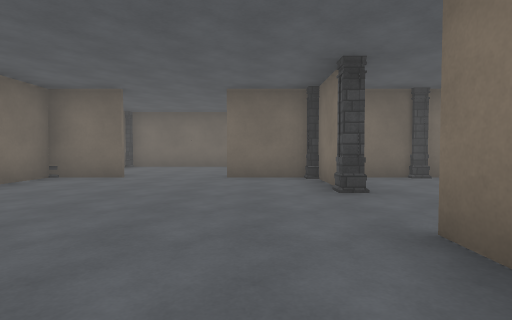
View 1 (above)

18 first-person views from a walk through a scene from a Unity 3-D project. The camera is 1.2 m above the floor, tilts 2° down and sees 80° across. The floor is counted in squares, 2 m on a side. Each view is taken from the middle of a square. On the plan, view 1 faces up. The plan holds only what a view shows up to about 9 squares ahead; the rest is blank. Some animated figures are left out. Surface patterns are stand-ins for the level's own textures.

View 2
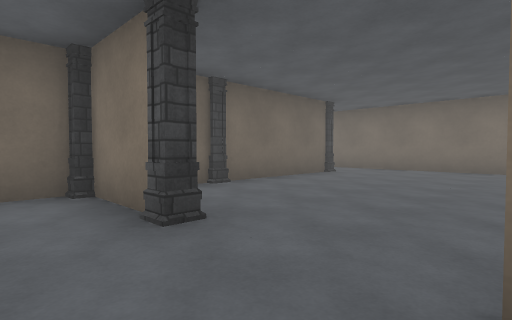

View 3
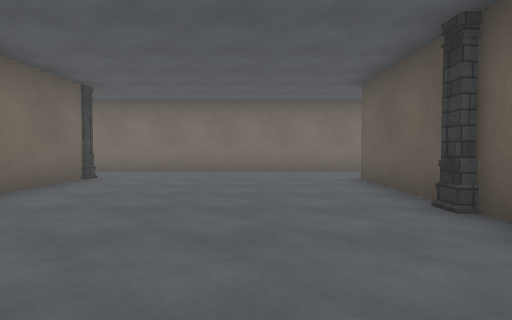

View 4
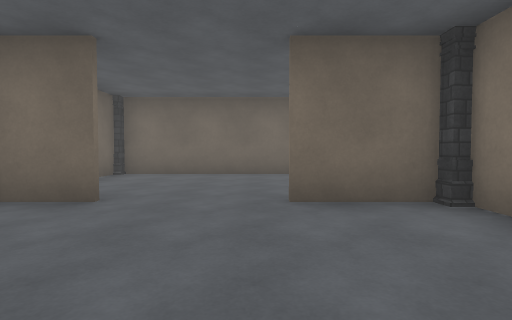

View 5
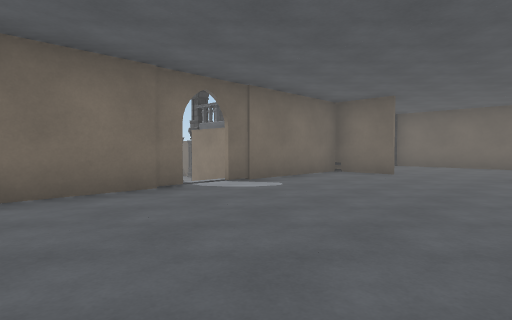

View 6
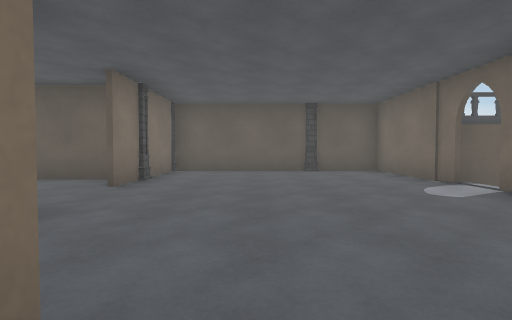

View 7
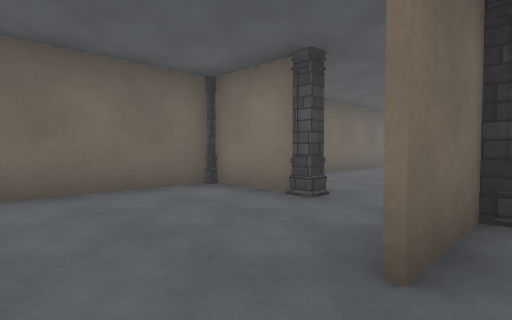

View 8
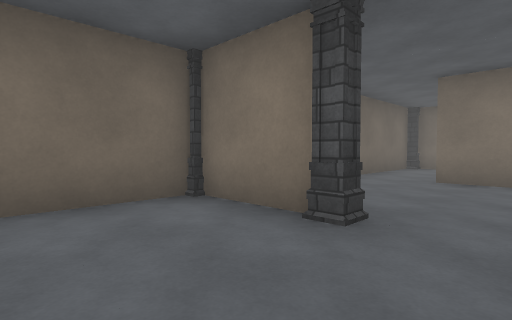

View 9
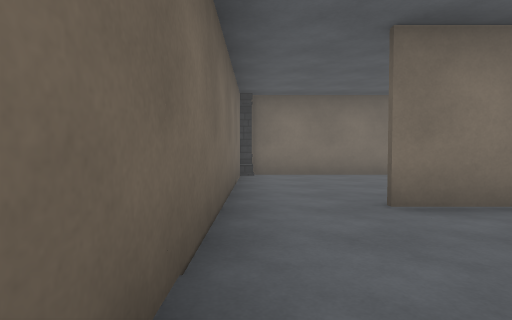

View 10
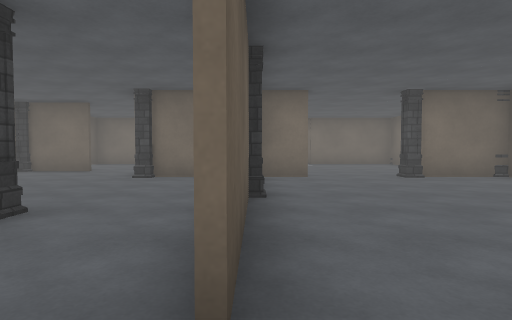

View 11
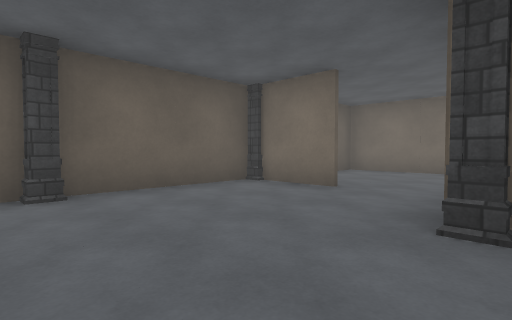

View 12
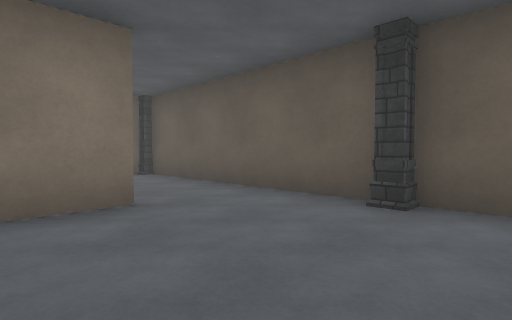

View 13
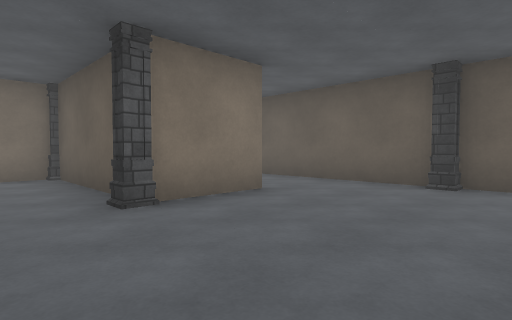

View 14
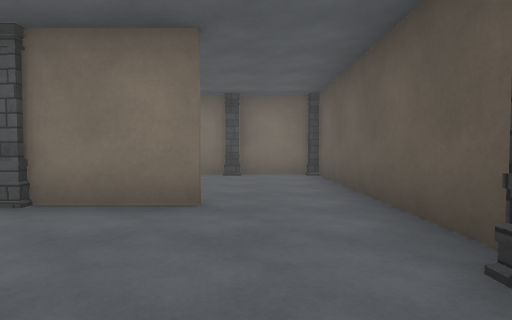

View 15
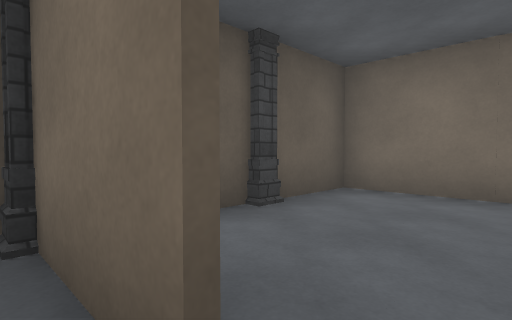

View 16
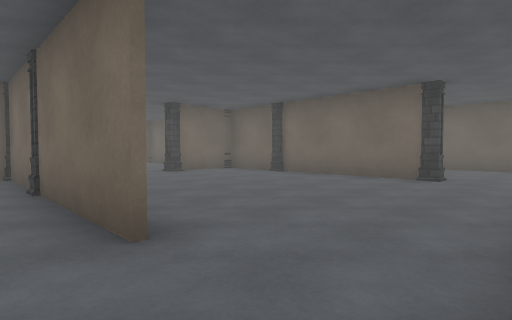

View 17
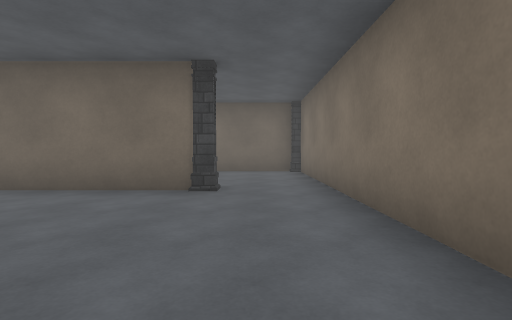

View 18
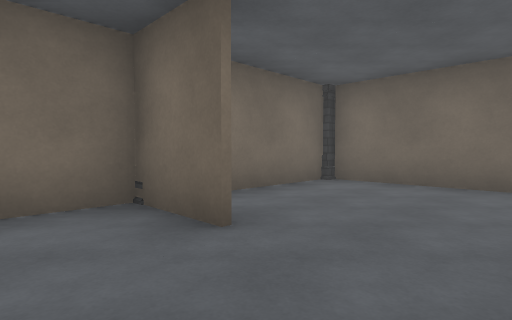

### Floor plan
Points are (right, up) in squares from view 1. A wall is a line through its corners. A room is listed if a view was taken in it or the views show most of it. See-through windows are left out.
Room 1 (views 1, 2, 3, 4, 5, 6, 7, 8, 9, 10, 17, 18)
walls: (1.3, 4.6) (1.3, 5.5); (1.1, 6.5) (-0.6, 6.5); (1.4, 2.1) (1.4, 1.5); (1.3, 8.5) (1.3, 10.4) (-4.4, 10.4) (-4.4, 7.9); (5.3, 7.2) (5.3, 8.6); (1.9, 0.9) (7.1, 0.9); (6.6, 6.5) (1.4, 6.5) (1.4, 4.5); (-2.8, 6.5) (-3.5, 6.5); (1.3, -0.4) (1.3, 2.1); (-4.4, 6.4) (-4.4, 2.6); (-4.4, 1.8) (-4.4, -1.5) (1.2, -1.5); (8.5, 10.4) (2.4, 10.4); (9.2, 0.1) (9.2, 9.4)
ways out: opening at (8.5, 1) to room 2; opening at (-4, 2)
objects: other object (-4, 7); pillar (-4, 10); pillar (-3, -2); pillar (1, -1); pillar (1, 1); pillar (1, 4); pillar (1, 6); pillar (1, 8); pillar (3, 7); pillar (4, 1); pillar (7, 7); pillar (9, 10)
Room 2 (views 11, 12, 13, 14, 15, 16)
walls: (5.3, -3.5) (5.3, -1.5); (-0.3, -3.5) (-0.3, -4.5); (6.1, -1.5) (9, -1.5); (-0.2, -5.4) (9.2, -5.4) (9.2, -3.8); (7.1, 0.8) (1.6, 0.8); (-4.4, -2.9) (-4.4, -5.4) (-1.9, -5.4)
ways out: opening at (8.5, 1) to room 1
objects: pillar (-2, -5); pillar (0, -5); pillar (3, -5); pillar (5, -1); pillar (9, -5); pillar (9, -3); pillar (9, -1)

Positions as (right, up) in squares from view 1, and headings:
1: (0, 0), facing up
2: (0, 2), facing up-right
3: (1, 3), facing right
4: (-1, 3), facing up
5: (0, -1), facing up-left
6: (-1, 7), facing down
7: (-2, 6), facing up-right
8: (-1, 7), facing up-right
9: (2, 10), facing right
10: (8, 1), facing left
11: (4, -1), facing down-left
12: (2, -2), facing down-right
13: (2, 0), facing down-right
14: (2, -4), facing right
15: (0, -3), facing down-left
16: (9, 0), facing up-left
17: (8, 2), facing up
18: (-1, 5), facing up-left
